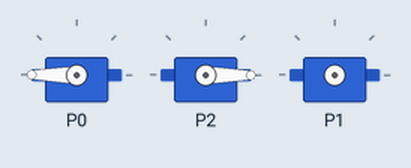
This program was run on a simulated BBC micro:bit (MakeCode). Shown: 3 × servo.

Above: at 0.05 s.
At 0.55 s:
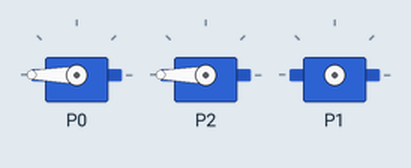
At 1.05 s:
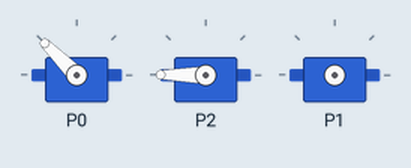
At 2.1 s:
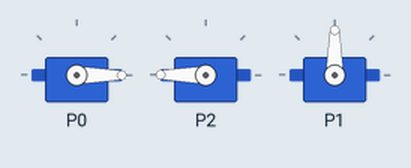
At 3.15 s:
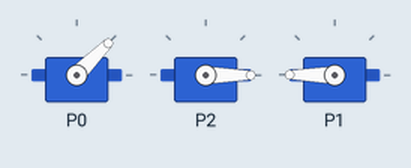
At 4.2 s:
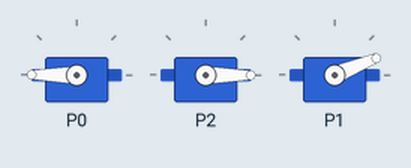
Timing chart, 0 to 5.9 s (numbered marks = the images above):
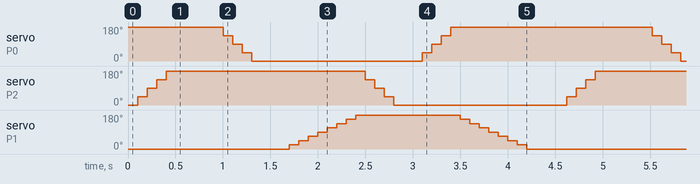

The program:

main.ts
```typescript
let B = 0
let G = 0
let Tx = 15
let T = 100
let L = 500
let R = Tx * L
basic.forever(function () {
    for (let index = 0; index < Tx; index++) {
        R += L * -1
        pins.servoSetPulse(AnalogPin.P0, R)
        basic.pause(T)
    }
    basic.pause(Tx * T)
    for (let index = 0; index < Tx; index++) {
        R += L
        pins.servoSetPulse(AnalogPin.P0, R)
        basic.pause(T)
    }
})
basic.forever(function () {
    basic.pause(Tx * T)
    for (let index = 0; index < Tx; index++) {
        G += L / 2
        pins.servoSetPulse(AnalogPin.P1, G)
        basic.pause(T)
    }
    for (let index = 0; index < Tx; index++) {
        G += L / 2 * -1
        pins.servoSetPulse(AnalogPin.P1, G)
        basic.pause(T)
    }
})
basic.forever(function () {
    for (let index = 0; index < Tx; index++) {
        B += L
        pins.servoSetPulse(AnalogPin.P2, B)
        basic.pause(T)
    }
    for (let index = 0; index < Tx; index++) {
        B += L * -1
        pins.servoSetPulse(AnalogPin.P2, B)
        basic.pause(T)
    }
    basic.pause(Tx * T)
})
```

test.ts
```typescript
// 在這裡測試；當此封包作為擴充功能時，將不會編譯此內容。
```

Measured:
- by itself, servo on P0: repeats every 4.5 s: 90° 0.10 s, 45° 0.10 s, 0° 1.8 s, 45° 0.10 s, 90° 0.10 s, 135° 0.10 s, 180° 2.1 s, 135° 0.10 s
- by itself, servo on P2: repeats every 4.5 s: 90° 0.10 s, 135° 0.10 s, 180° 2.1 s, 135° 0.10 s, 90° 0.10 s, 45° 0.10 s, 0° 1.8 s, 45° 0.10 s
- by itself, servo on P1: repeats every 4.5 s: 45° 0.10 s, 68° 0.10 s, 90° 0.10 s, 112° 0.10 s, 135° 0.10 s, 158° 0.10 s, 180° 1.1 s, 158° 0.10 s, 135° 0.10 s, 112° 0.10 s, 90° 0.10 s, 68° 0.10 s, 45° 0.10 s, 22° 0.10 s, 0° 2.0 s, 22° 0.10 s
